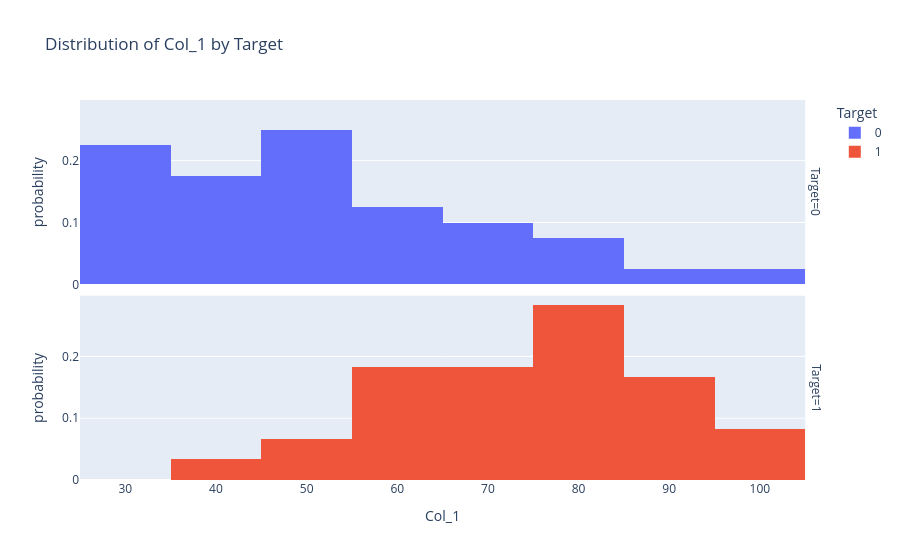

Notebook source saved alongside this figure:
### Markdown cell above
6. Do you think that the two variables "Col_1" and "Col_2" would be good predictors of the target?

### Code cell
fig = px.histogram(
    data_frame=data,
    x="Col_1",
    color="Target",
    facet_row="Target",
    histnorm="probability",
    title="Distribution of Col_1 by Target"
)

fig.show()

### Figure 1 — Plotly figure (JSON) as saved in the notebook; plotly's stock layout.template omitted (floating-point values rounded to 4 significant figures)
{"data": [{"alignmentgroup": "True", "bingroup": "x", "histnorm": "probability", "hovertemplate": "Target=0<br>Col_1=%{x}<br>probability=%{y}<extra></extra>", "legendgroup": "0", "marker": {"color": "#636efa", "pattern": {"shape": ""}}, "name": "0", "offsetgroup": "0", "orientation": "v", "showlegend": true, "type": "histogram", "x": [34.62, 30.29, 35.85, 45.08, 95.86, 75.01, 39.54, 67.95, 67.37, 50.53, 34.21, 93.11, 61.83, 38.79, 52.11, 40.24, 54.64, 33.92, 74.79, 34.18, 51.55, 82.37, 51.05, 62.22, 34.52, 50.29, 49.59, 32.58, 35.29, 56.25, 30.06, 44.67, 66.56, 49.07, 32.72, 60.46, 82.23, 42.08, 52.35, 55.48], "xaxis": "x2", "yaxis": "y2"}, {"alignmentgroup": "True", "bingroup": "x", "histnorm": "probability", "hovertemplate": "Target=1<br>Col_1=%{x}<br>probability=%{y}<extra></extra>", "legendgroup": "1", "marker": {"color": "#EF553B", "pattern": {"shape": ""}}, "name": "1", "offsetgroup": "1", "orientation": "v", "showlegend": true, "type": "histogram", "x": [60.18, 79.03, 61.11, 75.02, 76.1, 84.43, 82.31, 69.36, 53.97, 69.07, 70.66, 76.98, 89.68, 77.92, 62.27, 80.19, 61.38, 85.4, 52.05, 64.18, 83.9, 94.44, 77.19, 97.77, 62.07, 91.56, 79.94, 99.27, 90.55, 97.65, 74.25, 71.8, 75.4, 40.46, 80.28, 66.75, 64.04, 72.35, 60.46, 58.84, 99.83, 47.26, 50.46, 88.91, 94.83, 67.32, 57.24, 80.37, 68.47, 75.48, 78.64, 94.09, 90.45, 74.49, 89.85, 83.49, 42.26, 99.32, 55.34, 74.78], "xaxis": "x", "yaxis": "y"}], "layout": {"annotations": [{"font": {}, "showarrow": false, "text": "Target=1", "textangle": 90, "x": 0.98, "xanchor": "left", "xref": "paper", "y": 0.2425, "yanchor": "middle", "yref": "paper"}, {"font": {}, "showarrow": false, "text": "Target=0", "textangle": 90, "x": 0.98, "xanchor": "left", "xref": "paper", "y": 0.7575, "yanchor": "middle", "yref": "paper"}], "barmode": "relative", "legend": {"title": {"text": "Target"}, "tracegroupgap": 0}, "title": {"text": "Distribution of Col_1 by Target"}, "xaxis": {"anchor": "y", "domain": [0, 0.98], "title": {"text": "Col_1"}}, "xaxis2": {"anchor": "y2", "domain": [0, 0.98], "matches": "x", "showticklabels": false}, "yaxis": {"anchor": "x", "domain": [0, 0.485], "title": {"text": "probability"}}, "yaxis2": {"anchor": "x2", "domain": [0.515, 1], "matches": "y", "title": {"text": "probability"}}}}
